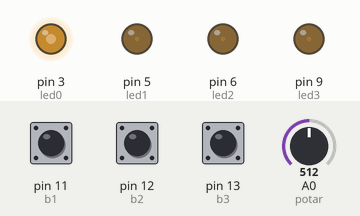
Recording of a sketch running on a simulated Arduino Uno, built with avr-gcc and run on an emulated ATmega328P. On the bench: output pins drawn as LEDs (lit = HIGH). The test bench sets the inputs (shaded band); at power-on: A0 (potar) = 512, pin 11 (b1) HIGH, pin 12 (b2) HIGH, pin 13 (b3) HIGH.

Above: at 1.2 s.
1.3 s: A0 (potar) set to 716
At 1.9 s:
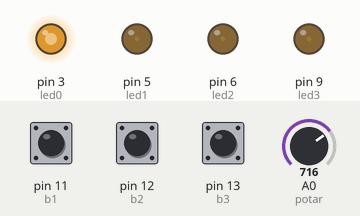
2.8 s: pin 11 (b1) pulled LOW for 0.15 s
At 3.1 s:
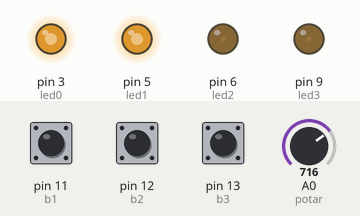
4.4 s: pin 12 (b2) pulled LOW for 0.15 s
At 5.6 s:
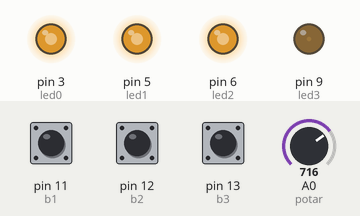
6.0 s: pin 13 (b3) pulled LOW for 0.15 s
At 6.5 s:
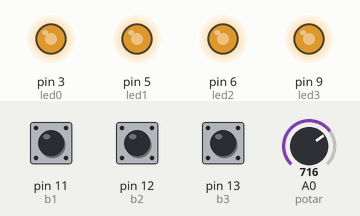
7.6 s: A0 (potar) set to 900
At 7.9 s:
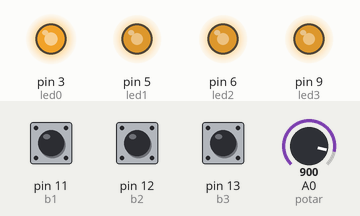
9.1 s: pin 11 (b1) pulled LOW for 1 s
At 10.2 s:
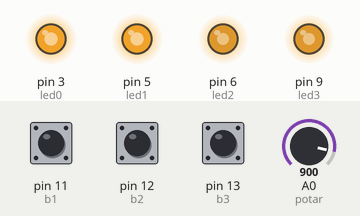
Timing chart, 0 to 12.1 s (numbered marks = the images above; inputs shaded):
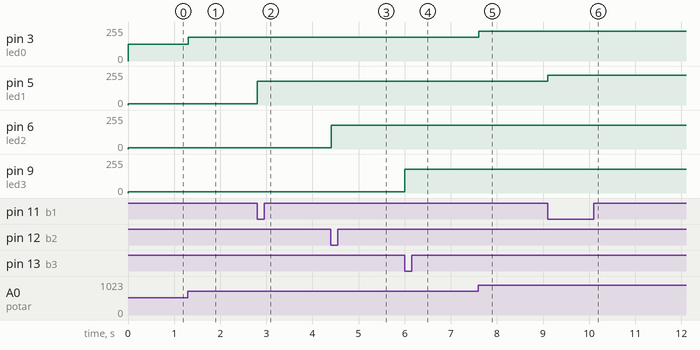

The sketch:

rgb_potar_3boutons.ino
```cpp
int potar = 0;
int led0 = 3;
int led1 = 5;
int led2 = 6;
int led3 = 9;
int b1 = 11;
int b2 = 12;
int b3 = 13;
int l0 = 0;
int l1 = 10;
int l2 = 10;
int l3 = 10;
int potars = 0;
int but1 = 0;
int but2 = 0;
int but3 = 0;


void setup(){
pinMode(led0, OUTPUT);
pinMode(led1, OUTPUT);
pinMode(led2, OUTPUT);
pinMode(led3, OUTPUT);
pinMode(b1, INPUT);
pinMode(b2, INPUT);
pinMode(b3, INPUT);
digitalWrite(b1, HIGH);
digitalWrite(b2, HIGH);
digitalWrite(b3, HIGH);

}


void loop(){

  potars = analogRead(potar);

  but1 = digitalRead(b1);
  but2 = digitalRead(b2);
  but3 = digitalRead(b3);

  l0 = map(potars, 0, 1023, 0, 255);

  if (but1 == LOW){
  l1 = l0;
  }

  if (but2 == LOW){
    l2 = l0;
  }

  if (but3 == LOW){
   l3 = l0;
  }

  analogWrite(led0, l0);
  analogWrite(led1, l1);
  analogWrite(led2, l2);
  analogWrite(led3, l3);

  delay(10);

}
```

Measured:
- after the input at 1.3 s, pin 3 (led0): 127/255 → 178/255 at once
- after the input at 2.8 s, pin 5 (led1): 10/255 → 178/255 at once
- after the input at 4.4 s, pin 6 (led2): 10/255 → 178/255 at once
- after the input at 6.0 s, pin 9 (led3): 10/255 → 178/255 at once
- after the input at 7.6 s, pin 3 (led0): 178/255 → 224/255 at once
- after the input at 9.1 s, pin 5 (led1): 178/255 → 224/255 at once
